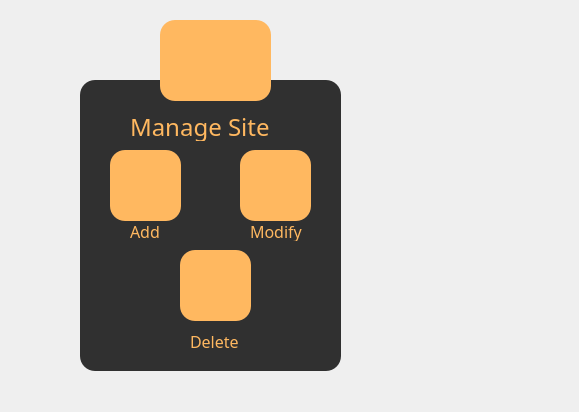
<?xml version="1.0" encoding="UTF-8"?>
<ui version="4.0">
 <class>MainWindow</class>
 <widget class="QMainWindow" name="MainWindow">
  <property name="geometry">
   <rect>
    <x>0</x>
    <y>0</y>
    <width>579</width>
    <height>412</height>
   </rect>
  </property>
  <property name="windowTitle">
   <string>Manage Site</string>
  </property>
  <property name="styleSheet">
   <string notr="true">*{
	font-family:century gothic;
	font-size:24px;
}
QFrame
{
	background:rgba(0,0,0,0.8);
	border-radius:15px
	
}
#MainWindow{
	border-image: url(:/lol/nassam.jpg);
}
QToolButton
{
	background:#ffb860;
	border-radius:15px;
}
QLabel
{
	color:#ffb860;
	background:transparent;
}
QPushButton
{
	color:#333;
	border-radius:15px;
	background:#ffb860;
}
QPushButton:hover
{
	color:#333;
	border-radius:15px;
	background:white;
}
QLineEdit
{
background:transparent;
border:none;
color:#717072;
border-bottom:1px solid #717072;
font-size:14px;
}</string>
  </property>
  <widget class="QWidget" name="centralwidget">
   <widget class="QFrame" name="frame">
    <property name="geometry">
     <rect>
      <x>80</x>
      <y>80</y>
      <width>261</width>
      <height>291</height>
     </rect>
    </property>
    <property name="frameShape">
     <enum>QFrame::StyledPanel</enum>
    </property>
    <property name="frameShadow">
     <enum>QFrame::Raised</enum>
    </property>
    <widget class="QLabel" name="label">
     <property name="geometry">
      <rect>
       <x>50</x>
       <y>30</y>
       <width>161</width>
       <height>31</height>
      </rect>
     </property>
     <property name="text">
      <string>&lt;html&gt;&lt;head/&gt;&lt;body&gt;&lt;p&gt;&lt;span style=&quot; font-size:18pt;&quot;&gt;Manage Site&lt;/span&gt;&lt;/p&gt;&lt;/body&gt;&lt;/html&gt;</string>
     </property>
    </widget>
    <widget class="QToolButton" name="toolButton">
     <property name="geometry">
      <rect>
       <x>30</x>
       <y>70</y>
       <width>71</width>
       <height>71</height>
      </rect>
     </property>
     <property name="text">
      <string/>
     </property>
     <property name="icon">
      <iconset resource="images1.qrc">
       <normaloff>:/pref1/images/AddIcon.jpeg</normaloff>:/pref1/images/AddIcon.jpeg</iconset>
     </property>
     <property name="iconSize">
      <size>
       <width>39</width>
       <height>39</height>
      </size>
     </property>
    </widget>
    <widget class="QToolButton" name="toolButton_2">
     <property name="geometry">
      <rect>
       <x>160</x>
       <y>70</y>
       <width>71</width>
       <height>71</height>
      </rect>
     </property>
     <property name="text">
      <string/>
     </property>
     <property name="icon">
      <iconset resource="images1.qrc">
       <normaloff>:/pref1/icon2.jpeg</normaloff>:/pref1/icon2.jpeg</iconset>
     </property>
     <property name="iconSize">
      <size>
       <width>39</width>
       <height>39</height>
      </size>
     </property>
    </widget>
    <widget class="QToolButton" name="toolButton_3">
     <property name="geometry">
      <rect>
       <x>100</x>
       <y>170</y>
       <width>71</width>
       <height>71</height>
      </rect>
     </property>
     <property name="text">
      <string/>
     </property>
     <property name="icon">
      <iconset resource="images1.qrc">
       <normaloff>:/pref1/images/DeleteIcon.jpeg</normaloff>:/pref1/images/DeleteIcon.jpeg</iconset>
     </property>
     <property name="iconSize">
      <size>
       <width>39</width>
       <height>39</height>
      </size>
     </property>
    </widget>
    <widget class="QLabel" name="label_2">
     <property name="geometry">
      <rect>
       <x>50</x>
       <y>140</y>
       <width>71</width>
       <height>21</height>
      </rect>
     </property>
     <property name="text">
      <string>&lt;html&gt;&lt;head/&gt;&lt;body&gt;&lt;p&gt;&lt;span style=&quot; font-size:12pt;&quot;&gt;Add &lt;/span&gt;&lt;/p&gt;&lt;/body&gt;&lt;/html&gt;</string>
     </property>
    </widget>
    <widget class="QLabel" name="label_3">
     <property name="geometry">
      <rect>
       <x>170</x>
       <y>140</y>
       <width>61</width>
       <height>21</height>
      </rect>
     </property>
     <property name="text">
      <string>&lt;html&gt;&lt;head/&gt;&lt;body&gt;&lt;p&gt;&lt;span style=&quot; font-size:12pt;&quot;&gt;Modify&lt;/span&gt;&lt;/p&gt;&lt;/body&gt;&lt;/html&gt;</string>
     </property>
    </widget>
    <widget class="QLabel" name="label_4">
     <property name="geometry">
      <rect>
       <x>110</x>
       <y>250</y>
       <width>61</width>
       <height>21</height>
      </rect>
     </property>
     <property name="text">
      <string>&lt;html&gt;&lt;head/&gt;&lt;body&gt;&lt;p&gt;&lt;span style=&quot; font-size:12pt;&quot;&gt;Delete&lt;/span&gt;&lt;/p&gt;&lt;/body&gt;&lt;/html&gt;</string>
     </property>
    </widget>
   </widget>
   <widget class="QToolButton" name="toolButton_4">
    <property name="geometry">
     <rect>
      <x>160</x>
      <y>20</y>
      <width>111</width>
      <height>81</height>
     </rect>
    </property>
    <property name="text">
     <string/>
    </property>
    <property name="icon">
     <iconset resource="images1.qrc">
      <normaloff>:/pref1/images/ManageSiteIcon.jpeg</normaloff>:/pref1/images/ManageSiteIcon.jpeg</iconset>
    </property>
    <property name="iconSize">
     <size>
      <width>65</width>
      <height>65</height>
     </size>
    </property>
   </widget>
  </widget>
 </widget>
 <resources>
  <include location="images1.qrc"/>
 </resources>
 <connections/>
</ui>
